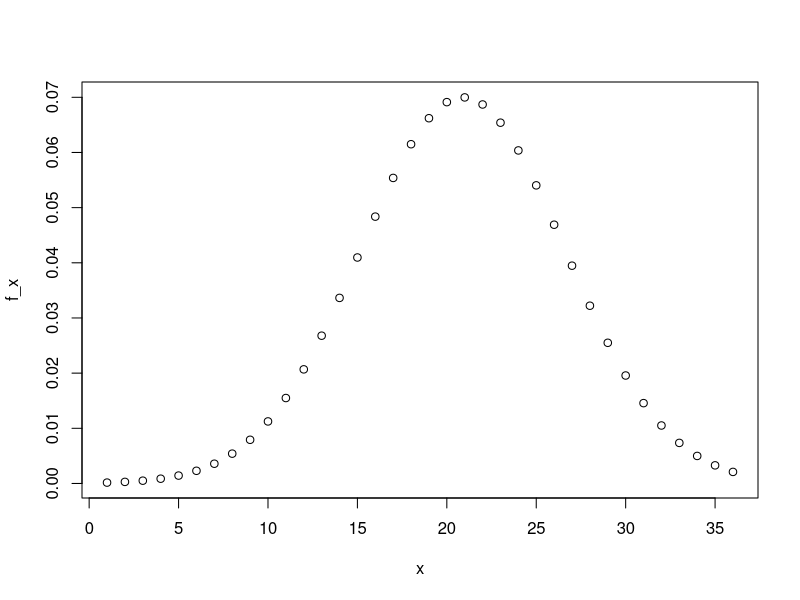
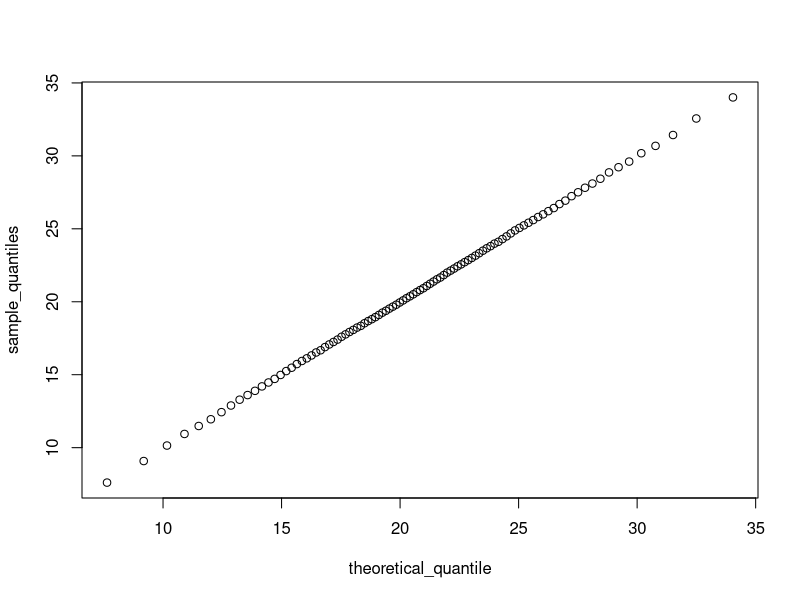

These figures' R source, in order:
library(tidyverse)
set.seed(16,sample.kind = "Rounding")
act_scores<-rnorm(10000,20.9,5.7)
sd(act_scores)
sum(act_scores>=36)
mean(act_scores>=30)
mean(act_scores<=10)

x<-seq(1,36)
f_x<-dnorm(x,20.9,5.7)
plot(x,f_x)

z_scores<-(act_scores-mean(act_scores))/sd(act_scores)
mean(z_scores>2)
2*sd(act_scores)+mean(act_scores)
qnorm(0.975,mean(act_scores),sd(act_scores))

cdf <- sapply(1:36, function (x){
  mean(act_scores <= x)
})
min(which(cdf >= .95))
qnorm(0.95,20.9,5.7)

p<-seq(0.01,0.99,0.01)
sample_quantiles<-quantile(act_scores,p)
sample_quantiles
min(which(sample_quantiles>=26))

theoretical_quantile<-qnorm(p,mean(act_scores),sd(act_scores))
qqplot(theoretical_quantile, sample_quantiles) + geom_abline()
